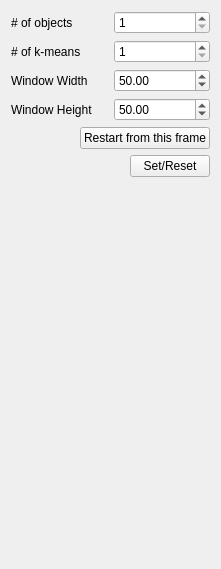
<?xml version="1.0" encoding="UTF-8"?>
<ui version="4.0">
 <class>OpticalFlowDualTVL1_widget</class>
 <widget class="QWidget" name="OpticalFlowDualTVL1_widget">
  <property name="geometry">
   <rect>
    <x>0</x>
    <y>0</y>
    <width>221</width>
    <height>569</height>
   </rect>
  </property>
  <property name="windowTitle">
   <string>Form</string>
  </property>
  <layout class="QVBoxLayout" name="verticalLayout_5">
   <item>
    <layout class="QVBoxLayout" name="verticalLayout_4">
     <item>
      <layout class="QHBoxLayout" name="horizontalLayout">
       <item>
        <widget class="QLabel" name="label">
         <property name="text">
          <string># of objects</string>
         </property>
        </widget>
       </item>
       <item>
        <widget class="QSpinBox" name="nObjectsSpinBox">
         <property name="minimum">
          <number>1</number>
         </property>
         <property name="maximum">
          <number>9999</number>
         </property>
        </widget>
       </item>
      </layout>
     </item>
     <item>
      <layout class="QHBoxLayout" name="horizontalLayout_6">
       <item>
        <widget class="QLabel" name="label_4">
         <property name="text">
          <string># of k-means</string>
         </property>
        </widget>
       </item>
       <item>
        <widget class="QSpinBox" name="nKmeansSpinBox">
         <property name="minimum">
          <number>1</number>
         </property>
         <property name="maximum">
          <number>9999</number>
         </property>
        </widget>
       </item>
      </layout>
     </item>
     <item>
      <layout class="QVBoxLayout" name="verticalLayout_3">
       <item>
        <layout class="QHBoxLayout" name="horizontalLayout_3">
         <item>
          <widget class="QLabel" name="label_2">
           <property name="text">
            <string>Window Width</string>
           </property>
          </widget>
         </item>
         <item>
          <widget class="QDoubleSpinBox" name="windowWidthSpinBox">
           <property name="minimum">
            <double>10.000000000000000</double>
           </property>
           <property name="maximum">
            <double>9999.989999999999782</double>
           </property>
           <property name="value">
            <double>50.000000000000000</double>
           </property>
          </widget>
         </item>
        </layout>
       </item>
       <item>
        <layout class="QHBoxLayout" name="horizontalLayout_2">
         <item>
          <widget class="QLabel" name="label_3">
           <property name="text">
            <string>Window Height</string>
           </property>
          </widget>
         </item>
         <item>
          <widget class="QDoubleSpinBox" name="windowHeightSpinBox">
           <property name="minimum">
            <double>10.000000000000000</double>
           </property>
           <property name="maximum">
            <double>9999.989999999999782</double>
           </property>
           <property name="value">
            <double>50.000000000000000</double>
           </property>
          </widget>
         </item>
        </layout>
       </item>
      </layout>
     </item>
     <item>
      <layout class="QHBoxLayout" name="horizontalLayout_4">
       <item>
        <spacer name="horizontalSpacer">
         <property name="orientation">
          <enum>Qt::Horizontal</enum>
         </property>
         <property name="sizeHint" stdset="0">
          <size>
           <width>40</width>
           <height>20</height>
          </size>
         </property>
        </spacer>
       </item>
       <item>
        <layout class="QVBoxLayout" name="verticalLayout_7">
         <item>
          <widget class="QPushButton" name="restartButton">
           <property name="text">
            <string>Restart from this frame</string>
           </property>
          </widget>
         </item>
         <item>
          <layout class="QHBoxLayout" name="horizontalLayout_5">
           <item>
            <spacer name="horizontalSpacer_2">
             <property name="orientation">
              <enum>Qt::Horizontal</enum>
             </property>
             <property name="sizeHint" stdset="0">
              <size>
               <width>40</width>
               <height>20</height>
              </size>
             </property>
            </spacer>
           </item>
           <item>
            <widget class="QPushButton" name="resetButton">
             <property name="sizePolicy">
              <sizepolicy hsizetype="Preferred" vsizetype="Preferred">
               <horstretch>0</horstretch>
               <verstretch>0</verstretch>
              </sizepolicy>
             </property>
             <property name="text">
              <string>Set/Reset</string>
             </property>
            </widget>
           </item>
          </layout>
         </item>
        </layout>
       </item>
      </layout>
     </item>
     <item>
      <spacer name="verticalSpacer">
       <property name="orientation">
        <enum>Qt::Vertical</enum>
       </property>
       <property name="sizeHint" stdset="0">
        <size>
         <width>20</width>
         <height>40</height>
        </size>
       </property>
      </spacer>
     </item>
    </layout>
   </item>
  </layout>
 </widget>
 <resources/>
 <connections/>
</ui>
